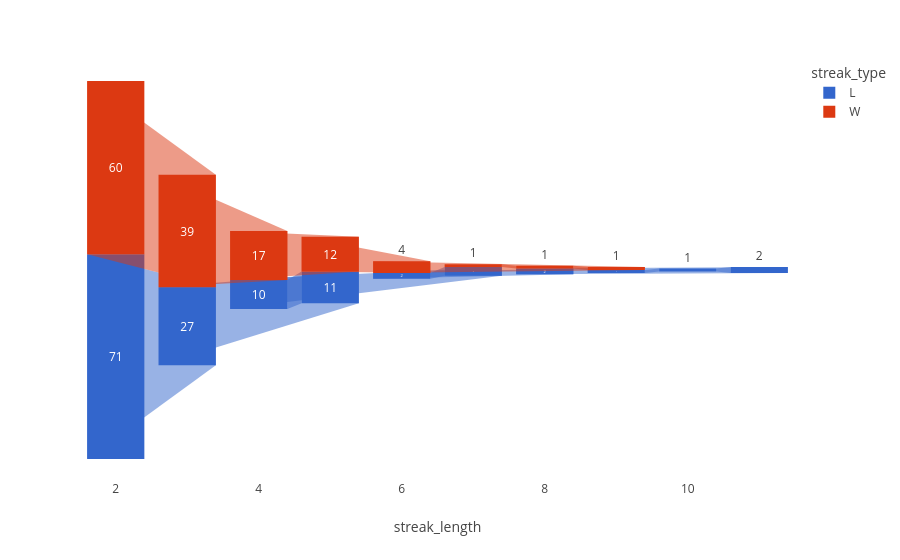

Here is the notebook cell this chart was saved with:
### Code cell
streak_counts = tmp.groupby(['streak_type', 'streak_length']).size().reset_index().rename(columns={0: 'number'})
streak_counts.sort_values('number', inplace=True)
fig = px.funnel(streak_counts, x='streak_length', y='number', color='streak_type',
                    color_discrete_sequence=px.colors.qualitative.G10,
                    )
fig.show()

## make the loss labels more visible
## have a table below this for all streaks >= 6

### Figure 1 — Plotly figure (JSON) as saved in the notebook; plotly's stock layout.template omitted (floating-point values rounded to 4 significant figures)
{"data": [{"hovertemplate": "streak_type=L<br>streak_length=%{x}<br>number=%{y}<extra></extra>", "legendgroup": "L", "marker": {"color": "#3366CC"}, "name": "L", "orientation": "v", "showlegend": true, "type": "funnel", "x": [9, 10, 11, 8, 6, 7, 4, 5, 3, 2], "xaxis": "x", "y": [1, 1, 2, 2, 2, 3, 10, 11, 27, 71], "yaxis": "y"}, {"hovertemplate": "streak_type=W<br>streak_length=%{x}<br>number=%{y}<extra></extra>", "legendgroup": "W", "marker": {"color": "#DC3912"}, "name": "W", "orientation": "v", "showlegend": true, "type": "funnel", "x": [7, 8, 9, 6, 5, 4, 3, 2], "xaxis": "x", "y": [1, 1, 1, 4, 12, 17, 39, 60], "yaxis": "y"}], "layout": {"legend": {"title": {"text": "streak_type"}, "tracegroupgap": 0}, "margin": {"t": 60}, "xaxis": {"anchor": "y", "domain": [0, 1], "title": {"text": "streak_length"}}, "yaxis": {"anchor": "x", "domain": [0, 1], "title": {"text": "number"}}}}
